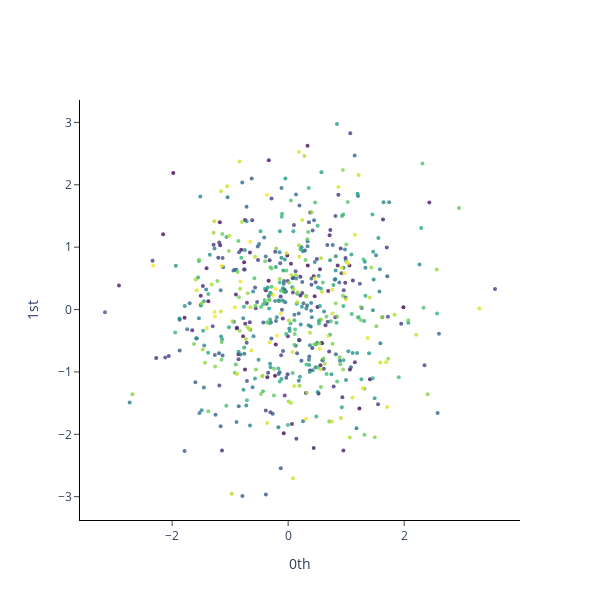

Notebook cell for this chart:
### Code cell
plot_point_cloud(y_embedded_noise)

### Figure 1 — Plotly figure (JSON) as saved in the notebook; plotly's stock layout.template omitted (floating-point values rounded to 4 significant figures; data arrays with more than 128 entries replaced by an {"elided": "..."} marker saying what was removed)
{"data": [{"marker": {"color": {"elided": "580 int values"}, "colorscale": [[0, "#440154"], [0.1111, "#482878"], [0.2222, "#3e4989"], [0.3333, "#31688e"], [0.4444, "#26828e"], [0.5556, "#1f9e89"], [0.6667, "#35b779"], [0.7778, "#6ece58"], [0.8889, "#b5de2b"], [1, "#fde725"]], "opacity": 0.8, "size": 4}, "mode": "markers", "type": "scatter", "x": {"elided": "580 float values"}, "y": {"elided": "580 float values"}}], "layout": {"height": 600, "plot_bgcolor": "white", "width": 600, "xaxis": {"anchor": "x", "exponentformat": "e", "linecolor": "black", "linewidth": 1, "mirror": false, "showexponent": "all", "showline": true, "side": "bottom", "ticks": "outside", "title": {"text": "0th"}, "type": "linear", "zeroline": true}, "yaxis": {"anchor": "y", "exponentformat": "e", "linecolor": "black", "linewidth": 1, "mirror": false, "showexponent": "all", "showline": true, "side": "left", "ticks": "outside", "title": {"text": "1st"}, "type": "linear", "zeroline": true}}}
